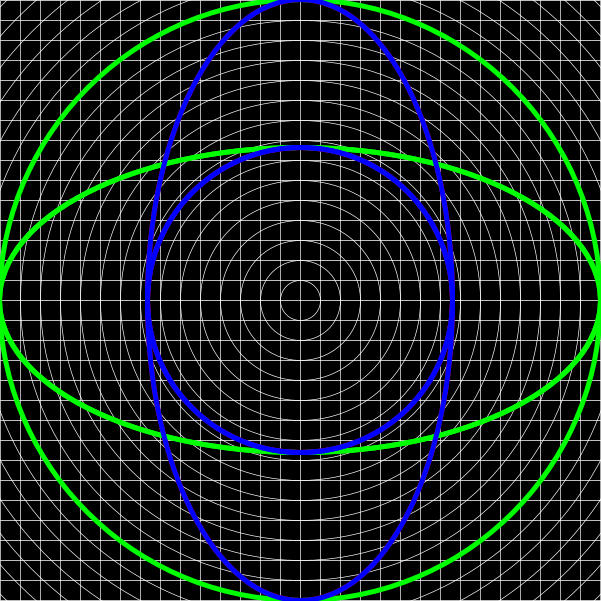
Frame 1 (no input)
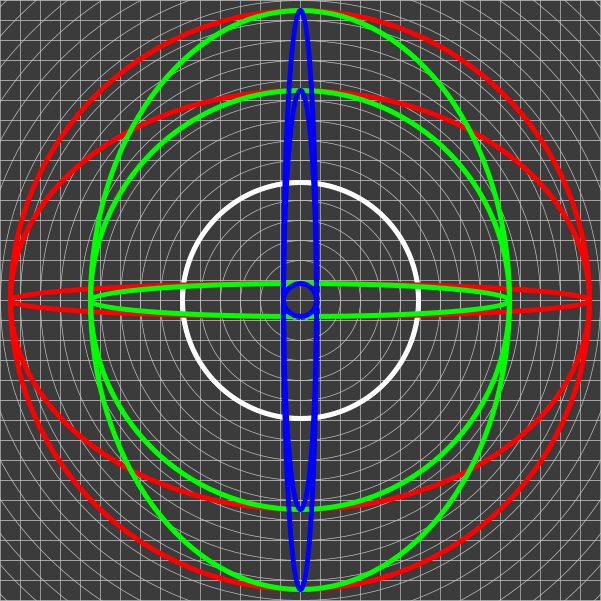
Frame 60 (the mouse pressed at the canvas centre just before this capture)
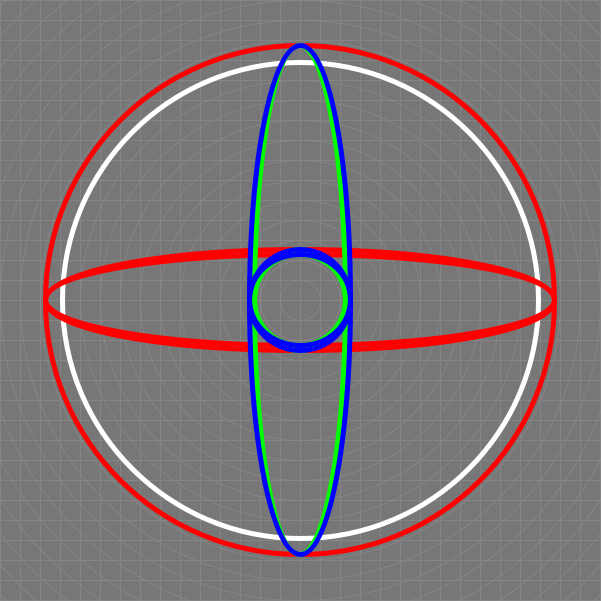
Frame 120 (the mouse held since frame 60 and released just before this capture)

The Processing sketch that drew these frames (run headless with seeded random() and noise(); from frame 60 on, the mouse is pressed at the canvas centre):

// Processing sketch: processing_114262
// ── processing_114262.pde

//Global Variables
float diameter; 
float angle = 0;
float x = 0;
float y = 0;
float scale;
float CircleX;
float CircleY;
float xspeed = 4;
float yspeed = 4;
float b = 0;
float t = 1;
float c = 255;
float u = 1;


void setup() {
  size(601, 601);
  diameter = height - 10;
  strokeWeight(3);
  noFill();
}


void draw() {
  background(b);
  b = b + t;
  if (b > 255) {
    t = -1;
  }
  if (b < 0) {  
    t = 1;
  }

  backgroundGrid();
  scalingEllipse();
  sineEllipeses();
}


//////FUNCTIONS//////

//New Function: draw ellipse and line grids
void backgroundGrid() {

  strokeWeight(.67);
  stroke(c);
  c = c + u;
  if (c > 255) {
    u = -1;
  }
  if (b < 0) {  
    u = 1;
  }

  for (x = 0; x < width * 2; x = x + 40) {
    ellipse(width/2, height/2, x, x);
  }

  for (x = 0; x < width * 2; x = x + 20) {
    line(x, 0, x, height);
  }

  for (y = 0; y < height; y = y + 20) {
    line(0, y, width, y);
  }
}

//New Function: animate expanding and contracting white ellipse
void scalingEllipse() {

  stroke(255);
  strokeWeight(5);
  ellipse(width/2, height/2, CircleX, CircleY);

  CircleX = CircleX + xspeed;
  CircleY = CircleY + yspeed;

  if (CircleX > width || CircleX < 1) {
    xspeed = xspeed * -1;
  }
  if (CircleY > height  || CircleY < 1) {
    yspeed = yspeed * -1;
  }
}

//New Function: animate sine scaling ellipses
void sineEllipeses() {

  float d1 = 10 + (sin(angle) * diameter/2) + diameter/2;
  float d2 = 10 + (sin(angle + PI/2) * diameter/2) + diameter/2;
  float d3 = 10 + (sin(angle + PI) * diameter/2) + diameter/2;

  strokeWeight(5);

  stroke(255, 0, 0);
  ellipse(width/2, height/2, d1, d1);
  ellipse(width/2, height/2, d1, d2);
  ellipse(width/2, height/2, d1, d3);
  stroke(0, 255, 0);
  ellipse(width/2, height/2, d2, d1);
  ellipse(width/2, height/2, d2, d2);
  ellipse(width/2, height/2, d2, d3);
  stroke(0, 0, 255);
  ellipse(width/2, height/2, d3, d1);
  ellipse(width/2, height/2, d3, d2);
  ellipse(width/2, height/2, d3, d3);

  angle += 0.02;
}
